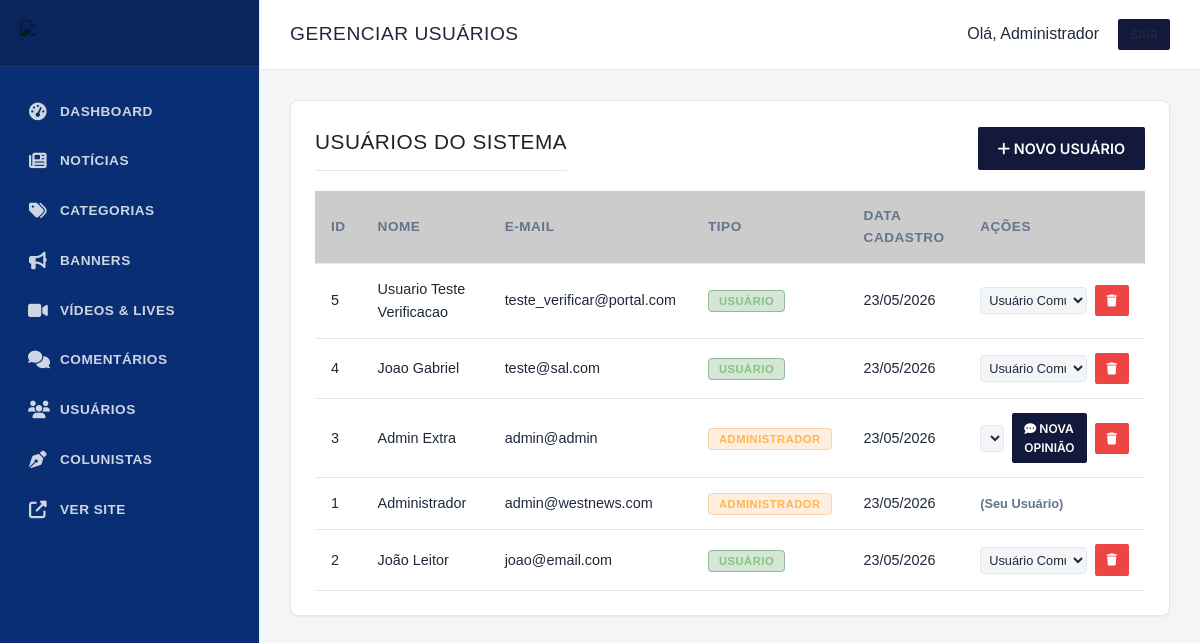
The app's page /admin/usuarios.php (signed in), older data.
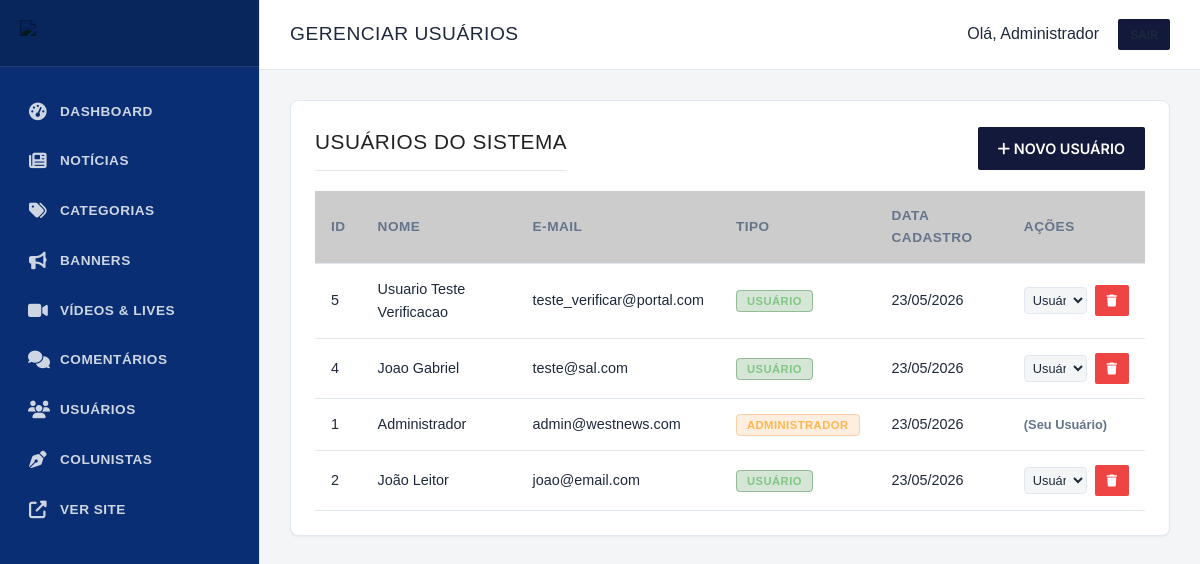
The same page, newer data.
### tables this page shows
CREATE TABLE `usuarios` (
  `id` INTEGER PRIMARY KEY AUTOINCREMENT,
  `nome` TEXT NOT NULL,
  `email` TEXT NOT NULL UNIQUE,
  `senha` TEXT NOT NULL,
  `tipo` TEXT DEFAULT 'user',
  `foto_perfil` TEXT DEFAULT NULL,
  `bio` TEXT,
  `criado_em` TIMESTAMP DEFAULT CURRENT_TIMESTAMP,
  `atualizado_em` TIMESTAMP DEFAULT CURRENT_TIMESTAMP
, verificado INTEGER DEFAULT 0, token_verificacao TEXT DEFAULT NULL, created_at DATETIME);

### includes/auth.php (called while the page is built, shortened)
<?php
function isAdmin() {
    return isset($_SESSION['user_tipo']) && $_SESSION['user_tipo'] === 'admin';
}

### includes/functions.php (called while the page is built, shortened)
<?php
function escape($string) {
    return htmlspecialchars($string, ENT_QUOTES, 'UTF-8');
}
function getCsrfToken() {
    return $_SESSION['csrf_token'];
}

### admin/usuarios.php (the view, shortened to what this page needs)
<?php
$page_title = "Gerenciar Usuários";
require_once __DIR__ . '/../includes/auth.php';
require_once __DIR__ . '/includes/header.php';
$pdo = Database::getInstance();
$filtro = $_GET['filter'] ?? '';
if ($filtro == 'colunista') {
    $usuarios = $pdo->query("SELECT id, nome, email, tipo, criado_em FROM usuarios WHERE tipo IN ('admin', 'jornalista', 'colunista') ORDER BY criado_em DESC")->fetchAll();
    $titulo_pagina = "Colunistas e Autores";
} else {
    $usuarios = $pdo->query("SELECT id, nome, email, tipo, criado_em FROM usuarios ORDER BY criado_em DESC")->fetchAll();
    $titulo_pagina = "Usuários do Sistema";
}
?>
<div class="card">
    <div style="display: flex; justify-content: space-between; align-items: center; margin-bottom: 20px;">
        <h3 style="margin:0;"><?= $titulo_pagina ?></h3>
        <a href="usuario_form.php<?= $filtro == 'colunista' ? '?tipo=colunista' : '' ?>" class="btn"><i class="fas fa-plus"></i> Novo <?= $filtro == 'colunista' ? 'Colunista' : 'Usuário' ?></a>
    </div>
    <div class="table-responsive">
        <table>
            <thead>
                <tr>
                    <th>ID</th>
                    <th>Nome</th>
                    <th>E-mail</th>
                    <th>Tipo</th>
                    <th>Data Cadastro</th>
                    <th>Ações</th>
                </tr>
            </thead>
            <tbody>
                <?php foreach ($usuarios as $u): ?>
                <tr>
                    <td><?= $u['id'] ?></td>
                    <td><?= escape($u['nome']) ?></td>
                    <td><?= escape($u['email']) ?></td>
                    <td>
                        <?php if ($u['tipo'] == 'admin'): ?>
                            <span class="badge badge-warning">ADMINISTRADOR</span>
                        <?php elseif ($u['tipo'] == 'jornalista'): ?>
                            <span class="badge" style="background-color: #3b82f6; color: white;">JORNALISTA</span>
                        <?php elseif ($u['tipo'] == 'colunista'): ?>
                            <span class="badge" style="background-color: #8b5cf6; color: white;">COLUNISTA</span>
                        <?php else: ?>
                            <span class="badge badge-success">USUÁRIO</span>
                        <?php endif; ?>
                    </td>
                    <td><?= date('d/m/Y', strtotime($u['criado_em'])) ?></td>
                    <td>
                        <?php if ($u['id'] != $_SESSION['user_id']): ?>
                            <div style="display: inline-flex; gap: 8px; align-items: center;">
                                <form action="usuarios.php" method="GET" style="margin: 0; display: inline-block;">
                                    <select name="set_role" onchange="if(confirm('Deseja alterar o tipo de acesso deste usuário?')) this.form.submit(); else this.value='<?= $u['tipo'] ?>';" class="form-control" style="padding: 4px; font-size: 0.8rem; height: auto;">
                                        <option value="user" <?= $u['tipo'] == 'user' ? 'selected' : '' ?>>Usuário Comum</option>
                                        <option value="admin" <?= $u['tipo'] == 'admin' ? 'selected' : '' ?>>Administrador</option>
                                    </select>
                                </form>
                                <?php if (in_array($u['tipo'], ['admin', 'jornalista', 'colunista'])): ?>
                                    <a href="noticia_form.php?autor_id=<?= $u['id'] ?>&cat_slug=opiniao" class="btn btn-sm" style="background-color: var(--color-primary); color: white; border: none;" title="Adicionar Opinião/Comentário">
                                        <i class="fas fa-comment-dots"></i> Nova Opinião
                                    </a>
                                <?php endif; ?>
                                <a href="?delete=<?= $u['id'] ?>&token=<?= getCsrfToken() ?>" class="btn btn-sm" style="background-color: #ef4444;" onclick="return confirm('Deseja excluir este usuário do sistema?')" title="Excluir">
                                    <i class="fas fa-trash"></i>
                                </a>
                            </div>
                        <?php else: ?>
                            <span style="color: var(--admin-text-light); font-size: 0.8rem; font-weight: 600;">(Seu Usuário)</span>
                        <?php endif; ?>
                    </td>
                </tr>
                <?php endforeach; ?>
            </tbody>
        </table>
    </div>
</div>
<?php require_once __DIR__ . '/includes/footer.php'; ?>

### admin/includes/header.php (shortened to what this page needs)
<?php
require_once __DIR__ . '/../../includes/functions.php';
require_once __DIR__ . '/../../includes/auth.php';
?>
<!DOCTYPE html>
<html lang="pt-BR">
<head>
    <link rel="stylesheet" href="https://cdnjs.cloudflare.com/ajax/libs/font-awesome/6.4.0/css/all.min.css">
    <link rel="stylesheet" href="<?= BASE_URL ?>/assets/css/style.css">
    <link rel="stylesheet" href="<?= BASE_URL ?>/assets/css/admin.css">
    <link href="https://cdn.quilljs.com/1.3.6/quill.snow.css" rel="stylesheet">
</head>
<body>
<div class="admin-wrapper">
    <aside class="admin-sidebar">
        <div class="admin-logo logo-container" style="display: flex; align-items: center; justify-content: center; padding: 20px;">
            <a href="<?= BASE_URL ?>/admin/index.php" class="logo" style="display: block; width: 100%; text-align: center;">
                <img src="<?= BASE_URL ?>/assets/logo-96news.png" alt="96News" style="max-width: 140px; height: auto; mix-blend-mode: multiply; object-fit: contain;">
            </a>
        </div>
        <nav class="admin-nav">
            <ul>
                <?php if (isAdmin()): ?>
                <li><a href="<?= BASE_URL ?>/admin/index.php"><i class="fas fa-tachometer-alt"></i> Dashboard</a></li>
                <?php endif; ?>
                <li><a href="<?= BASE_URL ?>/admin/noticias.php"><i class="fas fa-newspaper"></i> Notícias</a></li>
                <?php if (isAdmin()): ?>
                <li><a href="<?= BASE_URL ?>/admin/categorias.php"><i class="fas fa-tags"></i> Categorias</a></li>
                <li><a href="<?= BASE_URL ?>/admin/banners.php"><i class="fas fa-bullhorn"></i> Banners</a></li>
                <?php endif; ?>
                <li><a href="<?= BASE_URL ?>/admin/videos.php"><i class="fas fa-video"></i> Vídeos & Lives</a></li>
                <?php if (isAdmin()): ?>
                <li><a href="<?= BASE_URL ?>/admin/comentarios.php"><i class="fas fa-comments"></i> Comentários</a></li>
                <li><a href="<?= BASE_URL ?>/admin/usuarios.php"><i class="fas fa-users"></i> Usuários</a></li>
                <li><a href="<?= BASE_URL ?>/admin/usuarios.php?filter=colunista"><i class="fas fa-pen-nib"></i> Colunistas</a></li>
                <?php endif; ?>
                <li><a href="<?= BASE_URL ?>/" target="_blank"><i class="fas fa-external-link-alt"></i> Ver Site</a></li>
            </ul>
        </nav>
    </aside>
    <main class="admin-main">
        <header class="admin-topbar">
            <div>
                <h2 style="font-size: 1.2rem; margin: 0;"><?= isset($page_title) ? escape($page_title) : 'Dashboard' ?></h2>
            </div>
            <div>
                <span style="margin-right: 15px;">Olá, <?= escape($_SESSION['user_nome']) ?></span>
                <a href="<?= BASE_URL ?>/logout.php" class="btn btn-sm btn-outline">Sair</a>
            </div>
        </header>
        <div class="admin-content">

### admin/includes/footer.php (shortened to what this page needs)
        </div>
    </main>
</div>
</body>
</html>

### assets/css/style.css (style rules this page uses)
:root { --color-primary: #13193a; --color-primary-light: #1d2657; --color-accent: #CC0000; --color-text: #222222; --color-text-muted: #666666; --color-bg: #FFFFFF; --color-surface: #F8F9FA; --color-border: #E5E5E5; --color-footer-bg: #111111; --color-footer-text: #CCCCCC; --font-title: 'Merriweather', serif; --font-family: 'Inter', sans-serif; --shadow-sm: 0 1px 3px rgba(0,0,0,0.05); --transition: all 0.2s ease-in-out; }
* { margin: 0; padding: 0; box-sizing: border-box; }
body { font-family: var(--font-family); background-color: var(--color-bg); color: var(--color-text); line-height: 1.5; -webkit-font-smoothing: antialiased; }
a { text-decoration: none; color: inherit; transition: var(--transition); }
img { max-width: 100%; height: auto; display: block; object-fit: cover; }
h1, h2, h3, h4, h5, h6 { font-family: var(--font-title); font-weight: 700; color: var(--color-text); }
.btn { display: inline-block; padding: 10px 20px; background-color: var(--color-primary); color: #fff; font-family: var(--font-family); font-weight: 600; font-size: 0.9rem; text-transform: uppercase; border: none; cursor: pointer; border-radius: 2px; }
.form-control { width: 100%; padding: 12px; border: 1px solid var(--color-border); font-family: var(--font-family); font-size: 0.9rem; background: var(--color-bg); color: var(--color-text); }

Row changes from the older to the newer data that the page shows:
removed usuarios: id "3", nome "Admin Extra", email "admin@admin", shows "ADMINISTRADOR", criado_em "23/05/2026", set_role "Administrador"
